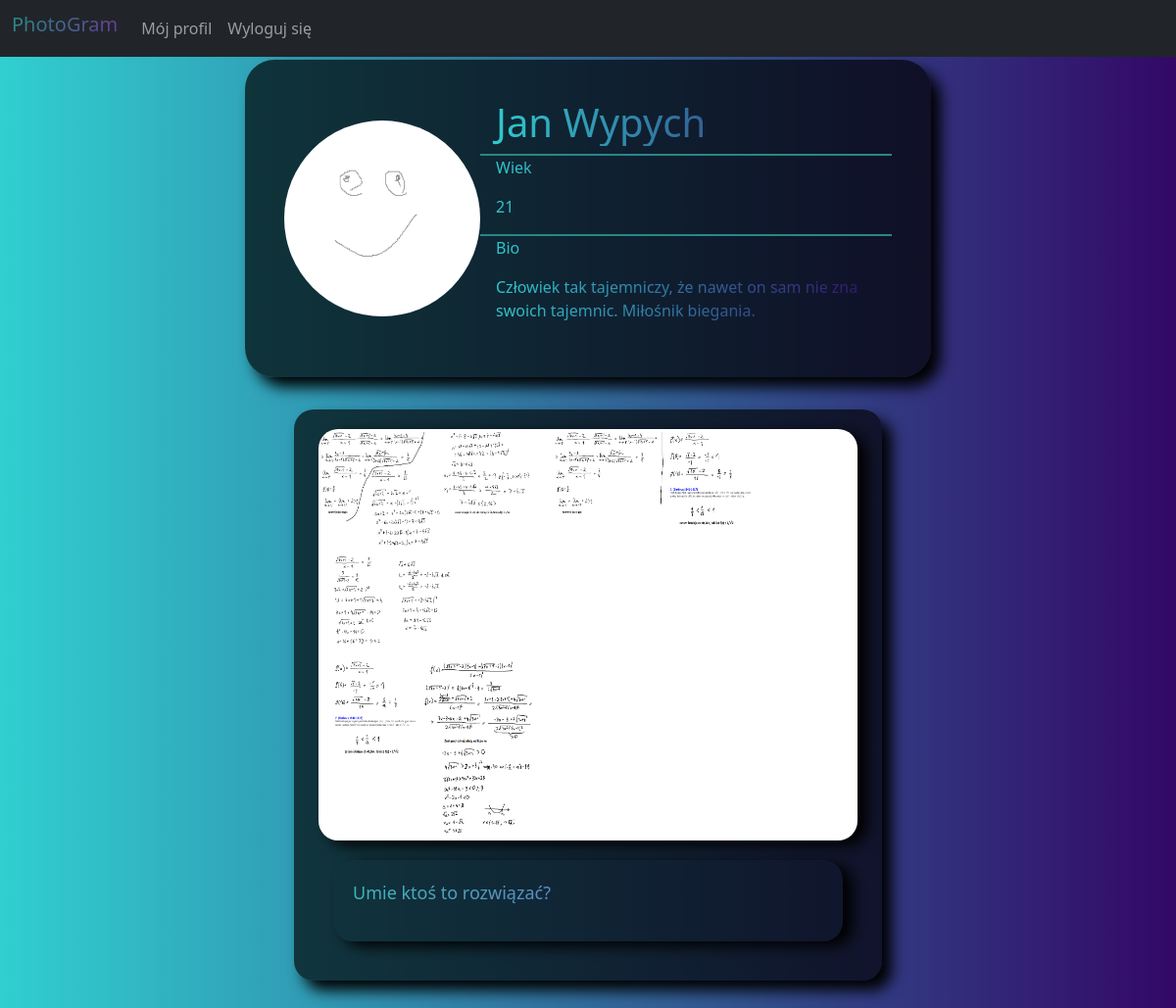
The page /profile/2/posts/ (signed in) on the database its author committed.
### aplikacja/models.py (models this page shows, shortened)
class Profile(models.Model):
    user = models.OneToOneField(User, null=True, on_delete=models.CASCADE)
    user_name = models.TextField(max_length = 50)
    age = models.IntegerField()
    bio = models.TextField(max_length= 200)
    profile_picture = models.ImageField(upload_to='profile_pics/', null=True, blank=True)
    status = models.CharField(choices=PROFILE_STATUS, max_length=30, default='unfollowed')

class Post(models.Model):
    picture = models.ImageField(upload_to='pics/', null=True, blank=True)
    description = models.TextField(max_length=400)
    profile = models.ForeignKey(Profile, on_delete=models.CASCADE)
    author = models.ForeignKey(User, on_delete=models.CASCADE)
    date_created = models.DateTimeField(auto_now_add=True)
    likes = models.ManyToManyField(User, related_name='photo_post')

### aplikacja/views.py (the view)
# urls.py: path('profile/<int:pk>/posts/', profile.as_view(), name='profile'),
class profile(TemplateView):
    template_name = 'profile.html'
    context_object_name = "posts"
    def get_context_data(self, **kwargs):
        context = super().get_context_data(**kwargs)
        context['profile'] = Profile.objects.get(pk=self.kwargs['pk'])
        context['posts'] = Post.objects.filter(profile=context['profile'])
        return context

### aplikacja/templates/profile.html
{% extends "base.html" %}
{% block content %}
{% if user.is_authenticated %}
    <div class="d-flex center flex-column">
            <div class="profile-panel d-flex flex-row">
                <div class="center">
                    <img src="{{profile.profile_picture.url}}" class="profile-avatar image" alt="Not found">
                </div>
                <div>
                    <h1 class="colour-text px-3">{{profile.user_name}}</h1>
                    <div class="line px-3"></div>
                    <p class="colour-text px-3">Wiek</p>
                    <p class="colour-text px-3">{{profile.age}}</p>
                    <div class="line px-3"></div>
                    <p class="colour-text px-3">Bio</p>
                    <p class="colour-text px-3">{{profile.bio}}</p>
                </div>
            </div>
        <div>
            {% for post in posts %}
                <div class="post center">
                    <a href="{% url 'post-photogram' post.pk %}"><img src="{{post.picture.url}}" class="image" alt="Not found"></a>
                    <div class="description">
                        <p class="">{{post.description}}</p>
                    </div>
                </div>
            {% endfor %}
        </div>
    </div>
{% else %}
<meta http-equiv="refresh" content="0; url=/members/login/" />
{% endif %}
{% endblock content %}

### aplikacja/static/main.css (style rules this page uses)
body { background-image: linear-gradient(to right, #30CFD0 0%, #330867 100%); background-attachment: fixed; background-repeat: no-repeat; background-size: cover; font-family: 'Roboto', sans-serif; min-height: 100vh; width: 100%; text-align: center; }
.colour-text { background: linear-gradient(to right, #30CFD0 0%, #330867 100%); background-clip: text; -webkit-background-clip: text; -webkit-text-fill-color: transparent; }
.center { display: flex; align-items: center; justify-content: center; flex-direction: column; }
.post { width: 600px; background-color: rgba(0, 0, 0, 0.662); margin: 30px; padding: 20px; border-radius: 20px; box-shadow: 10px 10px 15px black; }
.post .image { width: 550px; height: 420px; border-radius: 20px; margin: auto; box-shadow: 10px 5px 15px black; }
.post .description { padding: 20px; padding-left: 20px; background: linear-gradient(to right, #3cb8b8 0%, #8751c9 100%); background-clip: text; -webkit-background-clip: text; -webkit-text-fill-color: transparent; font-size: 18px; text-decoration: none; }
.description { background-color: rgb(22, 21, 21); border-radius: 20px; margin: 20px; box-shadow: 10px 5px 15px black; padding:20px; width: 520px; }
.profile-panel { position: relative; background-color: rgba(0, 0, 0, 0.685); background-repeat: no-repeat; background-size: cover; border-radius: 30px; padding: 40px; margin: 200px; max-width: 700px; border-style: none; margin: 3px; box-shadow: 10px 10px 15px black; width: 800px; }
.profile-avatar { width: 200px; height: 200px; border-radius: 50%; }
.line { border-bottom: solid 2px #298787; width: 100%; }

### rows shown on the page
Profile: profile_picture (picture), user_name "Jan Wypych", age "21", bio "Człowiek tak tajemniczy, że nawet on sam nie zna swoich tajemnic. Miłośnik biegania."
Post: picture (picture), description "Umie ktoś to rozwiązać?"
